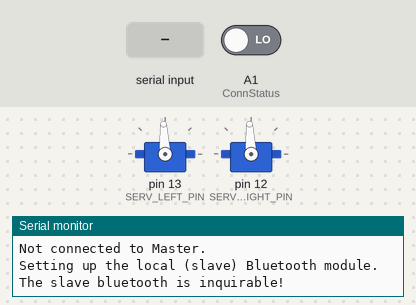
A sketch run on a simulated Arduino Uno, built with avr-gcc and run on an emulated ATmega328P. Parts: 2 × servo, the last lines printed to the serial monitor. The test bench sets the inputs (shaded band); at power-on: A1 (ConnStatus) LOW.

Above: at 6.2 s.
6.3 s: "f" received over the second serial link
At 6.48 s:
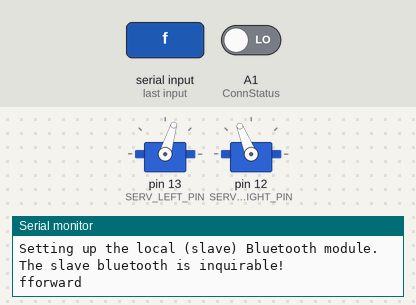
8.1 s: "b" received over the second serial link
At 8.22 s:
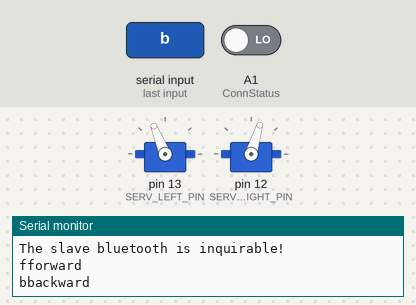
9.8 s: "l" received over the second serial link
At 9.92 s:
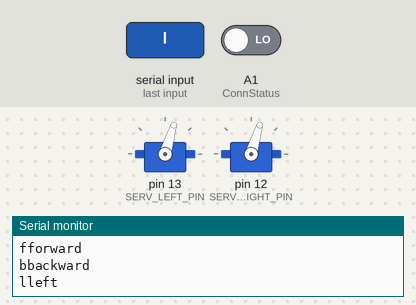
11.5 s: "r" received over the second serial link
At 11.62 s:
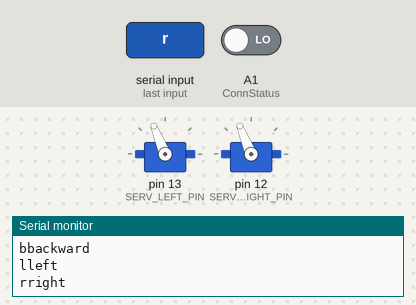
Timing chart, 0 to 14.2 s (numbered marks = the images above; inputs shaded):
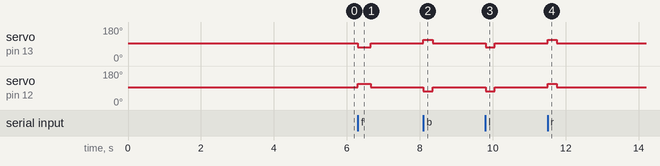

Measured:
- after the input at 6.3 s, servo on pin 13 (SERV_LEFT_PIN): 93° → 73° at once, → 93° 0.36 s later; servo on pin 12 (SERV_RIGHT_PIN): 93° → 112° at once, → 93° 0.36 s later
- after the input at 8.1 s, servo on pin 13 (SERV_LEFT_PIN): 93° → 112° at once, → 93° 0.25 s later; servo on pin 12 (SERV_RIGHT_PIN): 93° → 73° at once, → 93° 0.25 s later
- after the input at 9.8 s, servo on pin 13 (SERV_LEFT_PIN), servo on pin 12 (SERV_RIGHT_PIN): 93° → 73° at once, → 93° 0.25 s later
- after the input at 11.5 s, servo on pin 13 (SERV_LEFT_PIN), servo on pin 12 (SERV_RIGHT_PIN): 93° → 112° at once, → 93° 0.25 s later

The sketch:

slave_code.ino
```cpp
#include <SoftwareSerial.h>   //Software Serial Port
#include <Servo.h>


#define ConnStatus A1
#define DEBUG_ENABLED  1
#define RxD         7
#define TxD         6

#define SERV_RIGHT_PIN 12
#define SERV_LEFT_PIN 13
#define R_SENS 2
#define L_SENS 3

#define R_FAST_F 1700
#define R_FAST_B 1300
#define R_SLOW_B 1400
#define R_SLOW_F 1600
#define R_STOP 1500

#define L_FAST_B 1300
#define L_FAST_F 1700
#define L_SLOW_B 1400
#define L_SLOW_F 1600
#define L_STOP 1500

// start in manual: 1 or auto mode: 0
#define START_MODE 1
int mode = START_MODE;


int shieldPairNumber = 20;
boolean ConnStatusSupported = true;
String slaveNameCmd = "\r\n+STNA=Slave";


SoftwareSerial blueToothSerial(RxD, TxD);

Servo servoLeft;
Servo servoRight;


void setup()
{
  Serial.begin(9600);
  blueToothSerial.begin(38400);
  pinMode(RxD, INPUT);
  pinMode(TxD, OUTPUT);
  pinMode(ConnStatus, INPUT);

  if (ConnStatusSupported) Serial.println("Checking Slave-Master connection status.");

  if (ConnStatusSupported && digitalRead(ConnStatus) == 1)
  {
    Serial.println("Already connected to Master - remove USB cable if reboot of Master Bluetooth required.");
  }
  else
  {
    Serial.println("Not connected to Master.");

    setupBlueToothConnection();   // Set up the local (slave) Bluetooth module

    delay(1000);                  // Wait one second and flush the serial buffers
    Serial.flush();
    blueToothSerial.flush();
  }

  servoLeft.attach(SERV_LEFT_PIN);
  servoRight.attach(SERV_RIGHT_PIN);
  servoLeft.writeMicroseconds(L_STOP);
  servoRight.writeMicroseconds(R_STOP);

}

void forward() {
  servoLeft.writeMicroseconds(L_FAST_B);
  servoRight.writeMicroseconds(R_FAST_F);
  delay(360);
  servoLeft.writeMicroseconds(L_STOP);
  servoRight.writeMicroseconds(R_STOP);
}

void slow_forward() {
  servoLeft.writeMicroseconds(L_SLOW_F);
  servoRight.writeMicroseconds(R_SLOW_B);
  delay(500);
  servoLeft.writeMicroseconds(L_STOP);
  servoRight.writeMicroseconds(R_STOP);
}

void back() {
  servoLeft.writeMicroseconds(L_FAST_F);
  servoRight.writeMicroseconds(R_FAST_B);
  delay(250);
  servoLeft.writeMicroseconds(L_STOP);
  servoRight.writeMicroseconds(R_STOP);
}

void left() {
  servoLeft.writeMicroseconds(L_FAST_B);
  servoRight.writeMicroseconds(R_FAST_B);
  delay(250);
  servoLeft.writeMicroseconds(L_STOP);
  servoRight.writeMicroseconds(R_STOP);
}

void right() {
  servoLeft.writeMicroseconds(L_FAST_F);
  servoRight.writeMicroseconds(R_FAST_F);
  delay(250);
  servoLeft.writeMicroseconds(L_STOP);
  servoRight.writeMicroseconds(R_STOP);
}


void joystick_recv(char direc)
{
  // Cases are ascii values for f,b,l,r
  switch (direc)
  {
    case 'f':
      Serial.println("forward");
      forward();
      break;

    case 'b':
      Serial.println("backward");
      back();
      break;

    case 'l':
      Serial.println("left");
      left();
      break;

    case 'r':
      Serial.println("right");
      right();
      break;

    default:
      //Serial.println("dont move");
      break;
  }
}


void loop()
{

  char recvChar;

  if (mode) {
    //manual

    if (blueToothSerial.available())
    { //check if there's any data sent from the remote bluetooth shield
      recvChar = blueToothSerial.read();
      Serial.print(recvChar);
      joystick_recv(recvChar);
      delay(100);
      //if space character recieved switch to auto mode ie line following
      if (recvChar == ' ') {
        mode = 0;
      }
    }
  }
  else {
    int l_detect, r_detect;
    for (;;) {


      r_detect = digitalRead(R_SENS);
      l_detect = digitalRead(L_SENS);

      if (!l_detect && r_detect) {
        //turn right
        servoLeft.writeMicroseconds(1600);
        servoRight.writeMicroseconds(1600);
        delay(5);
        servoLeft.writeMicroseconds(L_STOP);
        servoRight.writeMicroseconds(R_STOP);
        continue;
      }
      if (l_detect && !r_detect) {
        //turn left
        servoLeft.writeMicroseconds(1400);
        servoRight.writeMicroseconds(1400);
        delay(5);
        servoLeft.writeMicroseconds(L_STOP);
        servoRight.writeMicroseconds(R_STOP);
        continue;
      }
      if (!l_detect && !r_detect) {
        //forward
        servoLeft.writeMicroseconds(L_SLOW_B);
        servoRight.writeMicroseconds(R_SLOW_F);
        delay(10);
        servoLeft.writeMicroseconds(L_STOP);
        servoRight.writeMicroseconds(R_STOP);
        continue;
      }
      if (l_detect && r_detect) {
        //stop

        servoLeft.writeMicroseconds(L_FAST_B);
        servoRight.writeMicroseconds(R_FAST_F);
        delay(250);
        servoLeft.writeMicroseconds(L_STOP);
        servoRight.writeMicroseconds(R_STOP);
        //delay(500);

        if (digitalRead(L_SENS) && digitalRead(R_SENS)) {
          delay(1000);

        servoLeft.writeMicroseconds(1450);
        servoRight.writeMicroseconds(1550);
        delay(400);
        servoLeft.writeMicroseconds(L_STOP);
        servoRight.writeMicroseconds(R_STOP);

              mode = 1;
              blueToothSerial.println("Object reached.");
              break;
        } else {
          continue;
        }
        // swap to manual
        //mode = 1;
        //blueToothSerial.println("End of line reached.");
        //break;
      }

    }


    //assuming line is in middle of two sensors.


  }

}


void setupBlueToothConnection()
{
  Serial.println("Setting up the local (slave) Bluetooth module.");

  slaveNameCmd += shieldPairNumber;
  slaveNameCmd += "\r\n";

  blueToothSerial.print("\r\n+STWMOD=0\r\n");      // Set the Bluetooth to work in slave mode
  blueToothSerial.print(slaveNameCmd);             // Set the Bluetooth name using slaveNameCmd
  blueToothSerial.print("\r\n+STAUTO=0\r\n");      // Auto-connection should be forbidden here
  blueToothSerial.print("\r\n+STOAUT=1\r\n");      // Permit paired device to connect me

  //  print() sets up a transmit/outgoing buffer for the string which is then transmitted via interrupts one character at a time.
  //  This allows the program to keep running, with the transmitting happening in the background.
  //  Serial.flush() does not empty this buffer, instead it pauses the program until all Serial.print()ing is done.
  //  This is useful if there is critical timing mixed in with Serial.print()s.
  //  To clear an "incoming" serial buffer, use while(Serial.available()){Serial.read();}

  blueToothSerial.flush();
  delay(2000);                                     // This delay is required

  blueToothSerial.print("\r\n+INQ=1\r\n");         // Make the slave Bluetooth inquirable

  blueToothSerial.flush();
  delay(2000);                                     // This delay is required

  Serial.println("The slave bluetooth is inquirable!");
}
```
